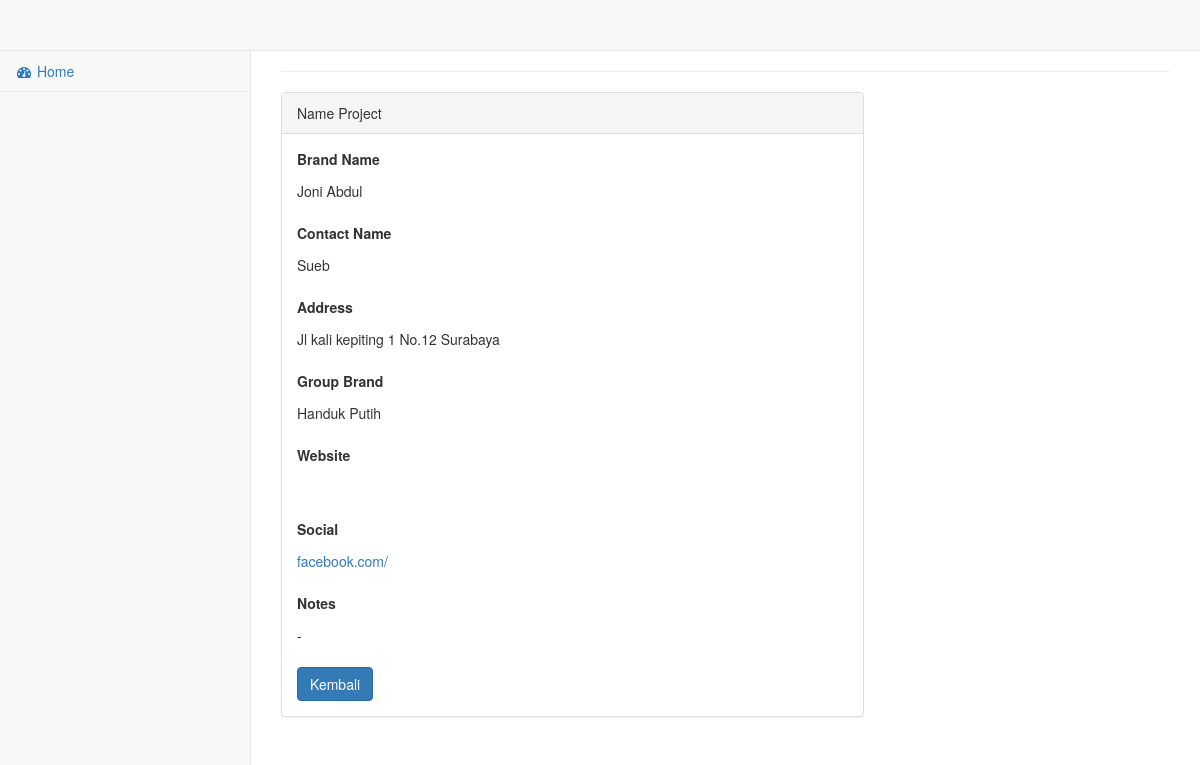
Screenshot of /home/editpage/2/detail with the database file from the repository.
### tables this page shows
CREATE TABLE `ms_customer` (
  `ID_CUSTOMER` int(1) NOT NULL AUTO_INCREMENT,
  `BRANDNAME` varchar(100) DEFAULT NULL,
  `CONTACTNAME` varchar(50) DEFAULT NULL,
  `ALAMAT` tinytext,
  `GROUPBRAND` varchar(50) DEFAULT NULL,
  `NOTES` tinytext,
  `WEBSITE` varchar(100) DEFAULT NULL,
  `SOSMED` varchar(100) DEFAULT NULL,
  `STATUS_CUSTOMER` int(1) DEFAULT '0',
  PRIMARY KEY (`ID_CUSTOMER`)
);

### application/core/MY_Controller.php (called while the page is built, shortened)
<?php
class MY_Controller extends CI_Controller {
	public function nametheme($content, $contentdata = NULL)
	{
		$header = array(
				'title' => 'Name Project'
			);
		$footer['title'] = '';
		$this->load->view('theme/header', $header);
		$this->load->view('theme/sidebar');
		$this->load->view($content, $contentdata);
		$this->load->view('theme/footer', $footer);
	}
}

### application/controllers/home.php (called while the page is built, shortened)
<?php
class home extends MY_Controller {
	function editpage()
	{
		$id = $this->uri->segment(3);
		$status = $this->uri->segment(4);
		$edit = $this->m_home->editpage($id);
		foreach ($edit as $key) {
			$data = array('id'				=> $key->ID_CUSTOMER,
							'name' 			=> $key->BRANDNAME,
							'contact' 		=> $key->CONTACTNAME,
							'address'		=> $key->ALAMAT,
							'group'			=> $key->GROUPBRAND,
							'notes'			=> $key->NOTES,
							'website'		=> $key->WEBSITE,
							'social'		=> $key->SOSMED);
		}
		if ($status == 'edit') {
			$this->nametheme('home/edit', $data);
		} elseif ($status == 'detail') {
			$this->nametheme('home/lihat', $data);
		} else {
			redirect('home','refresh');
		}
	}
}

### index.php (called while the page is built, shortened)
<?php
require_once BASEPATH.'core/CodeIgniter.php';

### application/models/m_home.php (called while the page is built, shortened)
<?php
class m_home extends CI_Model {
    function editpage($id)
    {
        $this->db->select('*');
        $this->db->from('ms_customer');
        $this->db->where('STATUS_CUSTOMER =', 0);
        $this->db->where('ID_CUSTOMER =', $id);
        $query = $this->db->get();
        $data = $query->result();
        return $data;
    }
}

### application/views/home/lihat.php (the view)
<div id="page-wrapper">
            <div class="row">
                <div class="col-lg-12">
                    <hr>
                </div>
            </div>
            <div class="row">
                <div class="col-lg-8">
                    <div class="panel panel-default">
                        <div class="panel-heading">
                            <?php echo $title; ?>
                        </div>
                        <div class="panel-body">
                            <div class="row">
                                <div class="col-lg-8">
                                    <form role="form">
                                        <div class="form-group">
                                            <label>Brand Name</label>
                                            <p class="form-control-static"><?php echo $name; ?></p>
                                        </div>
                                        <div class="form-group">
                                            <label>Contact Name</label>
                                            <p class="form-control-static"><?php echo $contact; ?></p>
                                        </div>
                                        <div class="form-group">
                                            <label>Address</label>
                                            <p class="form-control-static"><?php echo $address ?></p>
                                        </div>
                                        <div class="form-group">
                                            <label>Group Brand</label>
                                            <p class="form-control-static"><?php echo $group; ?></p>
                                        </div>
                                        <div class="form-group">
                                            <label>Website</label>
                                            <p class="form-control-static"><a href="http://<?php echo $website; ?>" target="_blank"><?php echo $website; ?></a></p>
                                        </div>
                                        <div class="form-group">
                                            <label>Social</label>
                                            <p class="form-control-static"><a href="http://facebook.com/<?php echo $social; ?>" target="_blank">facebook.com/<?php echo $social; ?></a></p>
                                        </div>
                                        <div class="form-group">
                                            <label>Notes</label>
                                            <p class="form-control-static"><?php echo $notes; ?></p>
                                        </div>
                                        <a href="<?php echo base_url('home') ?>" type="button" class="btn btn-primary">Kembali</a>
                                    </form>
                                </div>
                            </div>
                        </div>
                    </div>
                </div>
            </div>
        </div>

### rows the page displays
ms_customer: BRANDNAME "Joni Abdul", CONTACTNAME "Sueb", ALAMAT "Jl kali kepiting 1 No.12 Surabaya", GROUPBRAND "Handuk Putih", NOTES "-"

### other values shown
$title "Name Project"
